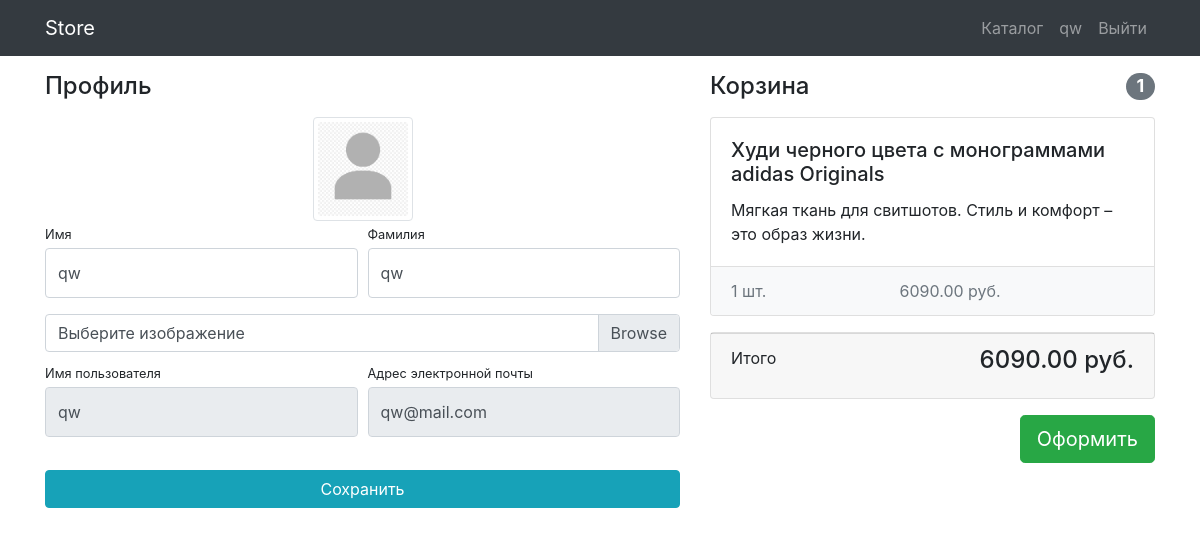
Page /users/profile/ (signed in) on the committed database.
### users/models.py (models this page shows)
class User(AbstractUser):
    image = models.ImageField(upload_to="users_images", blank=True)

### products/models.py (models this page shows, shortened)
class Basket(models.Model):
    user = models.ForeignKey(User, on_delete=models.CASCADE)
    product = models.ForeignKey(Product, on_delete=models.CASCADE)
    quantity = models.PositiveIntegerField(default=0)
    created_timestamp = models.DateTimeField(auto_now_add=True)
    def products_sum(self):
        return self.quantity * self.product.price

class Product(models.Model):
    name = models.CharField(max_length=255)
    image = models.ImageField(upload_to="products_images", blank=True)
    description = models.TextField(blank=True)
    short_description = models.CharField(max_length=64, blank=True)
    price = models.DecimalField(max_digits=8, decimal_places=2, default=0)
    quantity = models.PositiveIntegerField(default=0)
    category = models.ForeignKey(ProductCategory, on_delete=models.CASCADE)

### users/views.py (the view)
# urls.py: path("profile/", profile, name="profile"),
@login_required
def profile(request):
    user = request.user
    if request.method == "POST":
        form = UserProfileForm(
            data=request.POST,
            files=request.FILES,
            instance=user,
        )
        if form.is_valid():
            form.save()
            return HttpResponseRedirect(reverse("users:profile"))
    else:
        form = UserProfileForm(instance=user)
    baskets = Basket.objects.filter(user=user)
    total_quantity = sum(basket.quantity for basket in baskets)
    total_sum = sum(basket.products_sum() for basket in baskets)
    context = {
        "form": form,
        "title": "Store - Account",
        "baskets": baskets,
        "total_quantity": total_quantity,
        "total_sum": total_sum,
    }
    return render(request, "users/profile.html", context=context)

### users/forms.py
class UserProfileForm(UserChangeForm):
    username = forms.CharField(widget=forms.TextInput(attrs={"readonly": True}))
    email = forms.CharField(widget=forms.EmailInput(attrs={"readonly": True}))
    image = forms.ImageField(widget=forms.FileInput(), required=False)
    class Meta:
        model = User
        fields = ("username", "email", "first_name", "last_name", "image")
    def __init__(self, *args, **kwargs):
        super(UserProfileForm, self).__init__(*args, **kwargs)
        for field_name, field_value in self.fields.items():
            field_value.widget.attrs["class"] = "form-control py-4"
        self.fields["image"].widget.attrs["class"] = "custom-file-input"

### users/templates/users/profile.html (shortened to what this page needs)
{% extends 'products/base.html' %}
{% load static %}
{% block css %}
<link href="{% static 'css/profile.css' %}" rel="stylesheet">
{% endblock %}
{% block content %}
<div class="container">
    <div class="row">
        <div class="col-lg-7">
            <h4 class="mt-3 mb-3">Профиль</h4>
            <div class="col-lg-12 text-center">
                <img width="100" height="100" src="{% if user.image %} {{ user.image.url }}
                {% else %} {% static 'vendor/img/users/avatar_placeholder.png' %}
                {% endif %}" class="img-thumbnail">
            </div>
            <form action="{% url 'users:profile' %}" method="post" enctype="multipart/form-data">
                <div class="form-row">
                    <div class="col-lg-6">
                        <div class="form-group">
                            <label class="small mb-1" for="{{ form.first_name.id_for_label }}">Имя</label>
                            {{ form.first_name }}
                        </div>
                    </div>
                    <div class="col-lg-6">
                        <div class="form-group">
                            <label class="small mb-1" for="{{ form.last_name.id_for_label }}">Фамилия</label>
                            {{ form.last_name }}
                        </div>
                    </div>
                </div>
                <div class="form-row mb-2">
                    <div class="col-lg-12">
                        <div class="custom-file">
                            <label class="custom-file-label" for="{{ form.image.id_for_label }}">Выберите
                                изображение</label>
                        </div>
                    </div>
                </div>
                <div class="form-row">
                    <div class="col-lg-6">
                        <label class="small mb-1" for="{{ form.username.id_for_label }}">Имя пользователя</label>
                        {{ form.username }}
                    </div>
                    <div class="col-lg-6">
                        <label class="small mb-1" for="{{ form.email.id_for_label }}">Адрес электронной
                            почты</label>
                        {{ form.email }}
                    </div>
                </div>
                <div class="form-row">
                    <div class="col-lg-12" style="margin-top: 33px;">
                        <input class="btn btn-info btn-block" type="submit" value="Сохранить">
                    </div>
                </div>
            </form>
        </div>
        {% include 'products/basket.html' %}
    </div>
</div>
{% endblock %}

### products/templates/products/base.html (shortened to what this page needs)
{% load static %}
<!DOCTYPE html>
<html lang="en">
<head>
    <link href="/static/vendor/bootstrap/css/bootstrap.min.css" rel="stylesheet">
    {% block css %}
    {% endblock %}
</head>
<body>
    <nav class="navbar navbar-expand-lg navbar-dark bg-dark fixed-top">
        <div class="container">
            <a class="navbar-brand" href="{% url 'index' %}">Store</a>
            <div class="collapse navbar-collapse" id="navbarResponsive">
                <ul class="navbar-nav ml-auto">
                    <li class="nav-item">
                        <a class="nav-link" href="{% url 'products:index' %}">Каталог
                            </a>
                    </li>
                    {% if user.is_authenticated %}
                    <li class="nav-item">
                        <a class="nav-link" href="{% url 'users:profile' %}">{{ user.username }}
                        </a>
                    </li>
                    <li class="nav-item">
                        <a class="nav-link" href="{% url 'users:logout' %}">Выйти </a>
                    </li>
                    {% else %}
                    <li class="nav-item">
                        <a class="nav-link" href="{% url 'users:login' %}">Войти <i class="fas fa-sign-in-alt"></i></a>
                    </li>
                    {% endif %}
                </ul>
            </div>
        </div>
    </nav>
    {% block content %}
    {% endblock %}
</body>
</html>

### products/templates/products/basket.html (shortened to what this page needs)
{% if baskets %}
<div class="col-lg-5">
    <h4 class="mt-3 mb-3 d-flex justify-content-between align-items-center mb-3">
        Корзина <span class="badge badge-secondary badge-pill">{{ total_quantity }}</span>
    </h4>
    {% for basket in baskets %}
    <div class="card mb-3">
        <div class="card-body">
            <h5 class="card-title">{{ basket.product.name }}</h5>
            <p class="card-text">{{ basket.product.short_description }}</p>
        </div>
        <ul class="list-group list-group-flush">
            <li class="list-group-item d-flex justify-content-between lh-condensed bg-light">
                <span class="text-muted">{{ basket.quantity }} шт.</span>
                <span class="text-muted">{{ basket.products_sum }} руб.</span>
            </li>
        </ul>
    </div>
    {% endfor %}
    <div class="card mb-3">
        <div class="card-footer">
            <p class="float-left">Итого</p>
            <h4 class="float-right">{{ total_sum }} руб.</h4>
        </div>
    </div>
    <button type="button" class="btn btn-success btn-lg float-right">Оформить</button>
</div>
{% else %}
<h4 class="mt-3 mb-3 text-center">
    Корзина пуста
</h4>
{% endif %}

### static/css/profile.css (style rules this page uses)
body { padding-top: 56px; }

### rows in the picture
User: username "qw", first_name "qw", last_name "qw", email "qw@mail.com"
Basket: product.name "Худи черного цвета с монограммами adidas Originals", product.short_description "Мягкая ткань для свитшотов. Стиль и комфорт – это образ жизни.", quantity "1", products_sum "6090.00"

### other values in the picture
{{ total_quantity }} "1"
{{ total_sum }} "6090.00"
